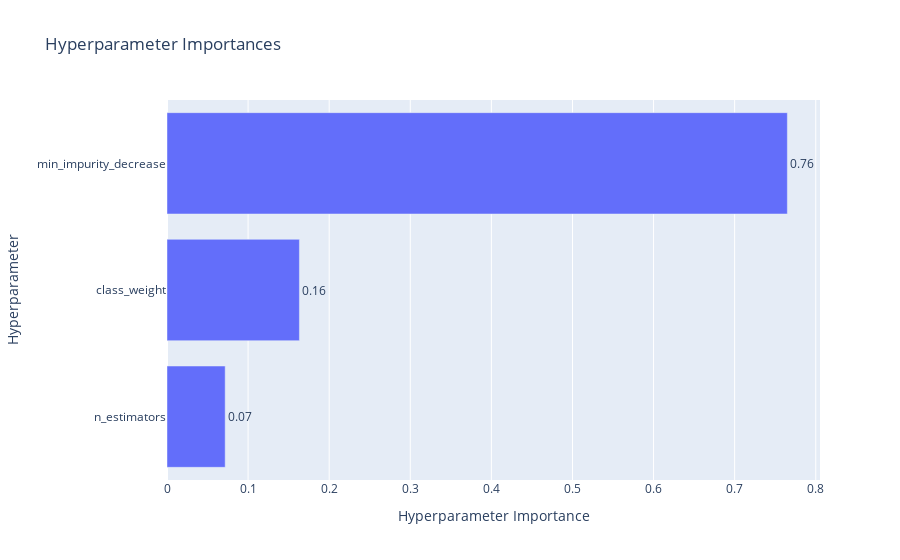

This figure's notebook cell:
### Code cell
optuna.visualization.plot_param_importances(study)

### Figure 1 — Plotly figure (JSON) as saved in the notebook; plotly's stock layout.template omitted (floating-point values rounded to 4 significant figures)
{"data": [{"cliponaxis": false, "hovertemplate": ["n_estimators (IntDistribution): 0.07174206506995058<extra></extra>", "class_weight (CategoricalDistribution): 0.16327553272570475<extra></extra>", "min_impurity_decrease (FloatDistribution): 0.7649824022043447<extra></extra>"], "name": "Objective Value", "orientation": "h", "text": ["0.07", "0.16", "0.76"], "textposition": "outside", "type": "bar", "x": [0.07174, 0.1633, 0.765], "y": ["n_estimators", "class_weight", "min_impurity_decrease"]}], "layout": {"title": {"text": "Hyperparameter Importances"}, "xaxis": {"title": {"text": "Hyperparameter Importance"}}, "yaxis": {"title": {"text": "Hyperparameter"}}}}
